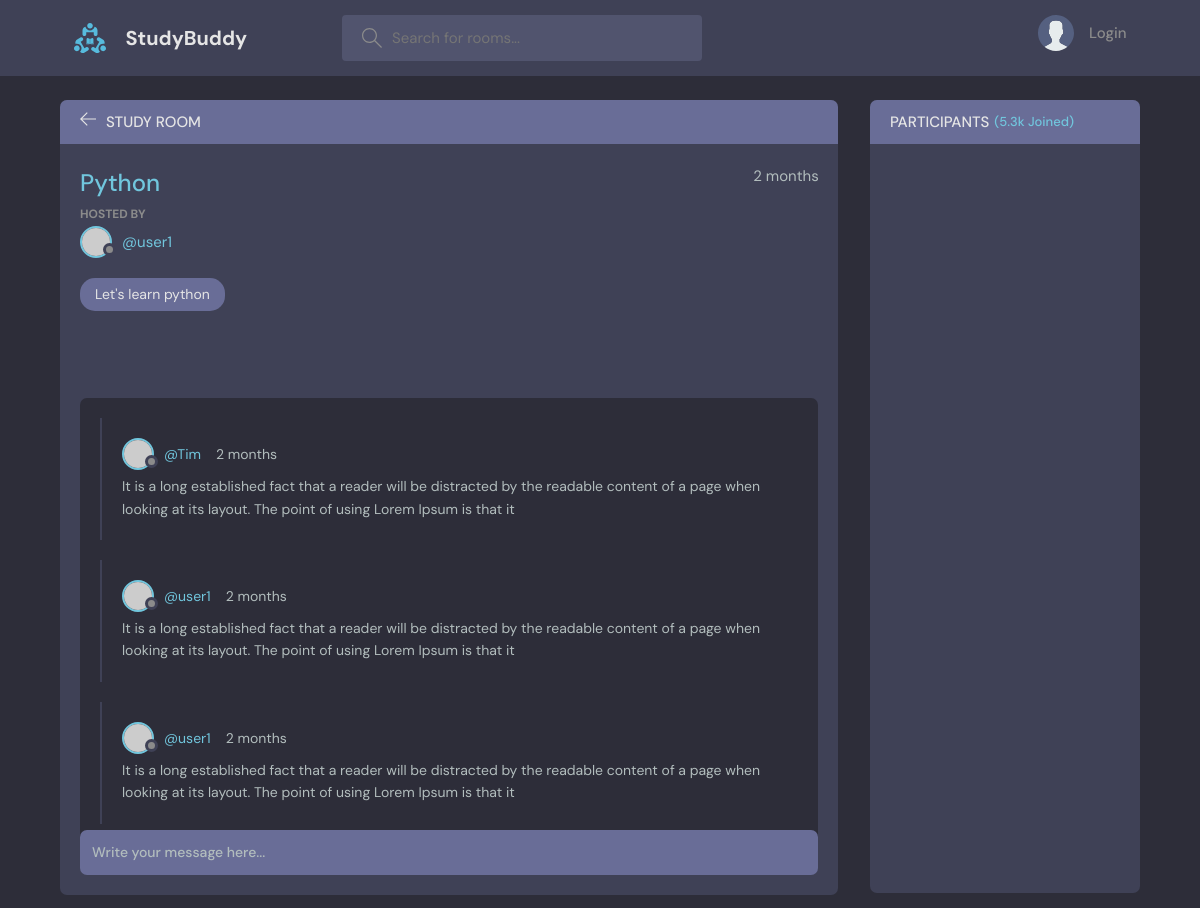
The page /room/1/ on the database its author committed.
### base/models.py (models this page shows, shortened)
class Room(models.Model):
  host = models.ForeignKey(User, on_delete=models.SET_NULL, null=True)
  topic = models.ForeignKey(Topic, on_delete=models.SET_NULL, null=True)
  name = models.CharField(max_length=200)
  description = models.TextField(null=True, blank=True)
  participants = models.ManyToManyField(User, related_name='participants', blank=True)
  updated = models.DateTimeField(auto_now=True)
  created = models.DateTimeField(auto_now_add=True)
  class Meta:
    ordering = ['-created', '-updated']

class Topic(models.Model):
  name = models.CharField(max_length=200)
  def __str__(self):
    return self.name

class Message(models.Model):
  user = models.ForeignKey(User, on_delete=models.CASCADE)
  room = models.ForeignKey(Room, on_delete=models.CASCADE)
  body = models.TextField()
  updated = models.DateTimeField(auto_now=True)
  created = models.DateTimeField(auto_now_add=True)
  class Meta:
    ordering = ['-created', '-updated']

### base/views.py (the view, shortened to what this page needs)
# urls.py: path('room/<str:pk>/', views.room, name="room"),
def room(request, pk):
  room = Room.objects.get(id=pk)
  room_messages = room.message_set.all()
  participants = room.participants.all()
  context = { 'room': room, 'room_messages': room_messages, 'participants': participants }
  return render(request, 'base/room.html', context)

### base/templates/base/room.html (shortened to what this page needs)
{% extends 'main.html' %}
{% block content %}
<main class="profile-page layout layout--2">
  <div class="container">
    <div class="room">
      <div class="room__top">
        <div class="room__topLeft">
          <a href="{% url 'home' %}">
            <svg version="1.1" xmlns="http://www.w3.org/2000/svg" width="32" height="32" viewBox="0 0 32 32">
              <title>arrow-left</title>
              <path
                d="M13.723 2.286l-13.723 13.714 13.719 13.714 1.616-1.611-10.96-10.96h27.625v-2.286h-27.625l10.965-10.965-1.616-1.607z"
              ></path>
            </svg>
          </a>
          <h3>Study Room</h3>
        </div>
      </div>
      <div class="room__box scroll">
        <div class="room__header scroll">
          <div class="room__info">
            <h3>{{room.name}}</h3>
            <span>{{room.created|timesince}}</span>
          </div>
          <div class="room__hosted">
            <p>Hosted By</p>
            <a href="{% url 'user-profile' room.host.id %}" class="room__author">
              <div class="avatar avatar--small">
                <img src="https://randomuser.me/api/portraits/men/37.jpg" />
              </div>
              <span>@{{room.host.username}}</span>
            </a>
          </div>
          <span class="room__topics">{{room.topic}}</span>
        </div>
        <div class="room__conversation">
          <div class="threads scroll">
            {% for message in room_messages %}
              <div class="thread">
                <div class="thread__top">
                  <div class="thread__author">
                    <a href="{% url 'user-profile' message.user.id %}" class="thread__authorInfo">
                      <div class="avatar avatar--small">
                        <img src="https://randomuser.me/api/portraits/men/37.jpg" />
                      </div>
                      <span>@{{message.user.username}}</span>
                    </a>
                    <span class="thread__date">{{message.created|timesince}}</span>
                  </div>
                </div>
                <div class="thread__details">
                  {{message.body}}
                </div>
              </div>
            {% endfor %}
          </div>
        </div>
      </div>
      <div class="room__message">
        <form action="" method="post">
          <input name="body" placeholder="Write your message here..." />
        </form>
      </div>
    </div>
    <div class="participants">
      <h3 class="participants__top">Participants <span>(5.3k Joined)</span></h3>
      <div class="participants__list scroll">
      </div>
    </div>
  </div>
</main>
{% endblock content %}

### rows shown on the page
Room: name "Python", created "2 months", host.username "user1", topic "Let's learn python"
Message: user.username "Tim", created "2 months", body "It is a long established fact that a reader will be distracted by the readable content of a page when looking at its layout. The point of using Lorem Ipsum is that it"
Message: user.username "user1", created "2 months", body "It is a long established fact that a reader will be distracted by the readable content of a page when looking at its layout. The point of using Lorem Ipsum is that it"
Message: user.username "user1", created "2 months", body "It is a long established fact that a reader will be distracted by the readable content of a page when looking at its layout. The point of using Lorem Ipsum is that it"
